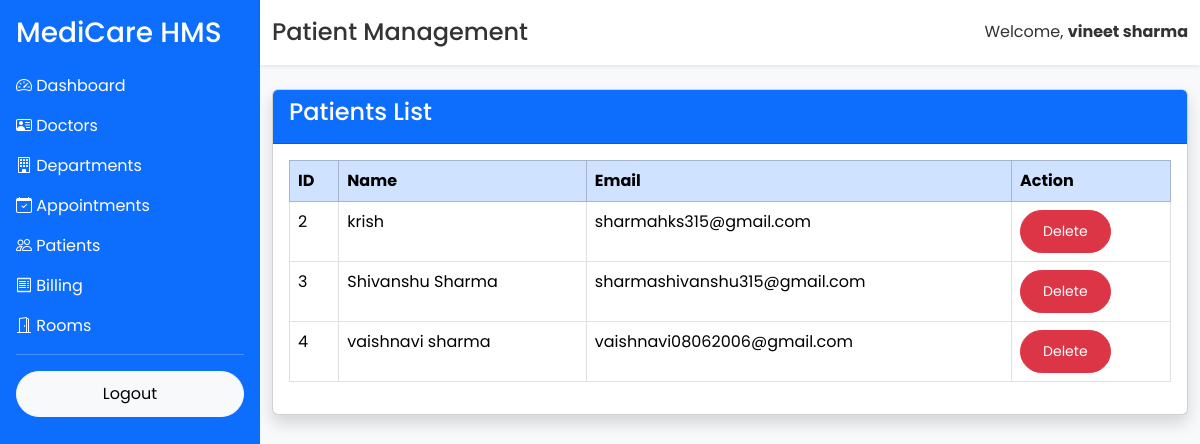
Screenshot of /admin/patients (signed in) with the database file from the repository.
### app/models/user.py (models this page shows, shortened)
class User(UserMixin, db.Model):
    __tablename__ = "users"
    id = db.Column(db.Integer, primary_key=True)
    full_name = db.Column(db.String(100), nullable=False)
    email = db.Column(db.String(120), unique=True, nullable=False)
    phone = db.Column(db.String(15), unique=True, nullable=True)
    password = db.Column(db.String(255), nullable=False)
    role = db.Column(db.String(20), default="patient")
    is_active = db.Column(db.Boolean, default=True)
    created_at = db.Column(db.DateTime, server_default=db.func.now())

### app/routes/admin.py (the view)
@admin.route("/admin/patients")
@login_required
def patient_list():
    patients = User.query.filter_by(role="patient").all()
    return render_template(
        "admin/patients.html",
        patients=patients
    )

### app/templates/admin/patients.html (shortened to what this page needs)
{% extends "layout/dashboard_base.html" %}
{% block page_title %}
Patient Management
{% endblock %}
{% block content %}
<div class="card shadow">
<div class="card-header bg-primary text-white">
<h4>Patients List</h4>
</div>
<div class="card-body">
<table class="table table-bordered table-hover">
<thead class="table-primary">
<tr>
<th>ID</th>
<th>Name</th>
<th>Email</th>
<th>Action</th>
</tr>
</thead>
<tbody>
{% for patient in patients %}
<tr>
<td>{{ patient.id }}</td>
<td>{{ patient.full_name }}</td>
<td>{{ patient.email }}</td>
<td>
<a href="/admin/patients/delete/{{ patient.id }}"
class="btn btn-danger btn-sm"
onclick="return confirm('Delete Patient?')">
Delete
</a>
</td>
</tr>
{% else %}
<tr>
<td colspan="4" class="text-center">
No Patients Found
</td>
</tr>
{% endfor %}
</tbody>
</table>
</div>
</div>
{% endblock %}

### app/templates/layout/dashboard_base.html (shortened to what this page needs)
<!DOCTYPE html>
<html lang="en">
<head>
<link href="https://cdn.jsdelivr.net/npm/bootstrap@5.3.3/dist/css/bootstrap.min.css" rel="stylesheet">
<link href="https://cdn.jsdelivr.net/npm/bootstrap-icons@1.11.3/font/bootstrap-icons.min.css" rel="stylesheet">
<link rel="stylesheet"
href="{{ url_for('static', filename='css/style.css') }}">
</head>
<body class="bg-light">
<div class="d-flex">
    <div class="bg-primary text-white p-3 vh-100" style="width:260px;">
        <h3 class="mb-4">
            MediCare HMS
        </h3>
        <a href="/admin/dashboard" class="d-block text-white text-decoration-none mb-3">
    <i class="bi bi-speedometer2"></i> Dashboard
</a>
<a href="/admin/doctors" class="d-block text-white text-decoration-none mb-3">
    <i class="bi bi-person-vcard"></i> Doctors
</a>
<a href="/admin/departments" class="d-block text-white text-decoration-none mb-3">
    <i class="bi bi-building"></i> Departments
</a>
<a href="/admin/appointments" class="d-block text-white text-decoration-none mb-3">
    <i class="bi bi-calendar-check"></i> Appointments
</a>
<a href="/admin/patients" class="d-block text-white text-decoration-none mb-3">
    <i class="bi bi-people"></i> Patients
</a>
<a href="/admin/billing" class="d-block text-white text-decoration-none mb-3">
    <i class="bi bi-receipt"></i> Billing
</a>
<a href="/admin/rooms" class="d-block text-white text-decoration-none mb-3">
    <i class="bi bi-door-open"></i> Rooms
</a>
        <hr>
        <a href="/logout" class="btn btn-light w-100">
            Logout
        </a>
    </div>
    <div class="flex-grow-1">
        <nav class="navbar navbar-light bg-white shadow-sm">
            <div class="container-fluid">
                <h4 class="mb-0">
                    {% block page_title %}{% endblock %}
                </h4>
                <span>
                    Welcome,
                    <strong>{{ current_user.full_name }}</strong>
                </span>
            </div>
        </nav>
        <div class="container-fluid mt-4">
            {% block content %}
            {% endblock %}
        </div>
    </div>
</div>
</body>
</html>

### app/static/css/style.css (style rules this page uses)
* { margin:0; padding:0; box-sizing:border-box; font-family:'Poppins',sans-serif; }
body { background:#f5f8fc; color:#333; }
.navbar { transition:.4s; padding:18px 0; }
.btn { border-radius:50px; padding:10px 22px; }

### rows the page displays
User: full_name "vineet sharma"
User: id "2", full_name "krish", email "sharmahks315@gmail.com"
User: id "3", full_name "Shivanshu Sharma", email "sharmashivanshu315@gmail.com"
User: id "4", full_name "vaishnavi sharma", email "vaishnavi08062006@gmail.com"
